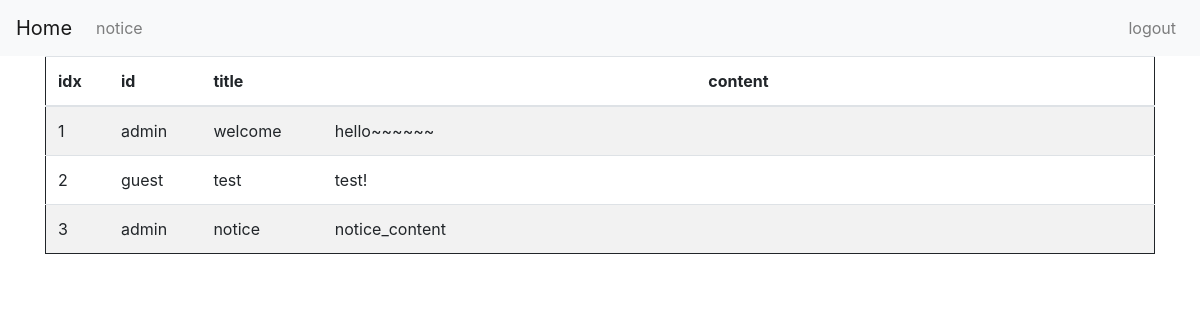
Page /notice (signed in) on the committed database.
### tables this page shows
CREATE TABLE board(idx INTEGER PRIMARY KEY, id TEXT, title TEXT, content TEXT);

### app.py (the view)
@app.route('/notice')
def board():
    if session:
        by=request.args.get("by",default='idx')
        conn = get_db()
        cur = conn.cursor()
        lists = cur.execute('SELECT * FROM board order by '+by).fetchall()
        return render_template('notice.html',lists=lists)
    return "<script>alert('login first');location.href='/';</script>"

### app.py (called while the page is built)
def get_db():
    db = getattr(g, '_database', None)
    if db is None:
        db = g._database = sqlite3.connect(DATABASE)
    db.row_factory = sqlite3.Row
    return db

@app.teardown_appcontext
def close_connection(exception):
    db = getattr(g, '_database', None)
    if db is not None:
        db.close()

### templates/notice.html (shortened to what this page needs)
{% extends "base.html" %}
{% block content %}
<table class="table table-hover table-striped" style="border: 1px solid;">
	<thead>
		<tr>
			<th>idx</th>
			<th>id</th>
			<th>title</th>
			<th style="width: 75%; text-align: center;">content</th>
		</tr>
	</thead>
	<tbody>
      {% for i in lists %}
        <tr>
        <td>{{i[0]}}</td>
        <td>{{i[1]}}</td>
        <td>{{i[2]}}</td>
        <td>{{i[3]}}</td>
        </tr>
      {% endfor %}
	</tbody>
</table>
{% endblock %}

### rows in the picture
board: idx "1", id "admin", title "welcome", content "hello~~~~~~"
board: idx "2", id "guest", title "test", content "test!"
board: idx "3", id "admin", title "notice", content "notice_content"
